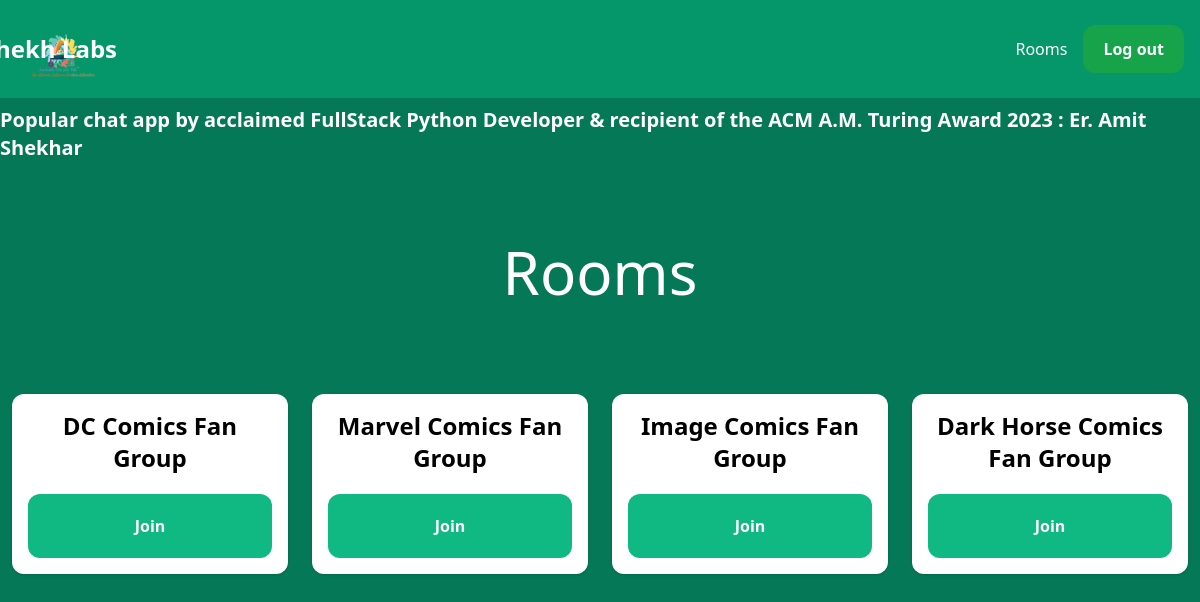
The page /rooms/ (signed in) on the database its author committed.
### room/models.py (models this page shows, shortened)
class Room(models.Model):
    name = models.CharField(max_length=255)
    slug = models.SlugField(unique=True)

### room/views.py (the view)
# urls.py: path('rooms/',include('room.urls')),
@login_required
def rooms(request):
    rooms = Room.objects.all()
    return render(request, 'room/rooms.html', {'rooms':rooms})

### room/templates/room/rooms.html (shortened to what this page needs)
{% extends 'core/base.html' %}
{% block content %}
<div class="p-10 lg:p-20 text-center">
    <h1 class="text-3xl lg:text-6xl text-white">Rooms</h1>
</div>
<div class="w-full flex flex-wrap items-center">
    {% for room in rooms %}
        <div class="w-full lg:w-1/4 px-3 py-3">
            <div class="p-4 bg-white shadow rounded-xl text-center">
                <h2 class="mb-5 text-2xl font-semibold">{{ room.name }}</h2>
                <a href="{% url 'room' room.slug %}" class="px-5 py-5 block rounded-xl text-white bg-emerald-500 font-semibold hover:bg-emerald-800">Join</a>
            </div>
        </div>
    {% endfor %}
</div>
{% endblock %}

### rows shown on the page
Room: name "DC Comics Fan Group"
Room: name "Marvel Comics Fan Group"
Room: name "Image Comics Fan Group"
Room: name "Dark Horse Comics Fan Group"
